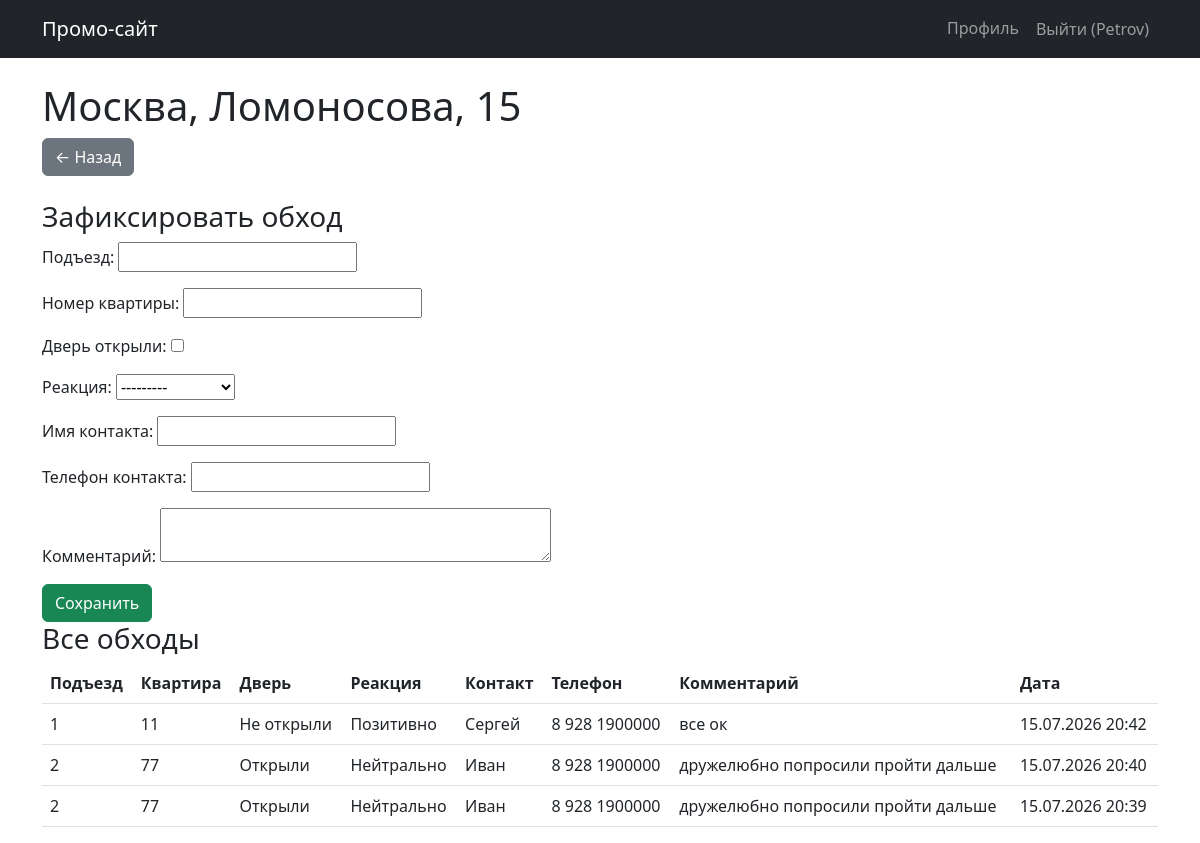
The app's page /campaign/6/house/6/ (signed in) with its own data.
### campaigns/models.py (models this page shows, shortened)
class House(models.Model):
    campaign = models.ForeignKey(
        Campaign, on_delete=models.CASCADE, related_name='houses',
        verbose_name='Кампания'
    )
    city = models.CharField(max_length=100, verbose_name='Город')
    street = models.CharField(max_length=200, verbose_name='Улица')
    house_number = models.CharField(max_length=20, verbose_name='Номер дома')
    entrances = models.PositiveIntegerField(verbose_name='Количество подъездов')
    apartments_per_entrance = models.PositiveIntegerField(verbose_name='Квартир в подъезде')
    class Meta:
        verbose_name = 'Дом'
        verbose_name_plural = 'Дома'

class ApartmentVisit(models.Model):
    house = models.ForeignKey(
        House, on_delete=models.CASCADE, related_name='visits',
        verbose_name='Дом'
    )
    entrance = models.PositiveIntegerField(verbose_name='Подъезд')
    apartment_number = models.PositiveIntegerField(verbose_name='Номер квартиры')
    opened_door = models.BooleanField(verbose_name='Дверь открыли')
    reaction = models.CharField(
        max_length=20,
        choices=[
            ('positive', 'Позитивно'),
            ('neutral', 'Нейтрально'),
            ('negative', 'Негативно')
        ],
        blank=True, null=True,
        verbose_name='Реакция'
    )
    contact_name = models.CharField(max_length=100, blank=True, null=True, verbose_name='Имя контакта')
    contact_phone = models.CharField(max_length=20, blank=True, null=True, verbose_name='Телефон контакта')
    comment = models.TextField(blank=True, null=True, verbose_name='Комментарий')
    visited_at = models.DateTimeField(auto_now_add=True, verbose_name='Дата и время обхода')
    visitor = models.ForeignKey(User, on_delete=models.CASCADE, verbose_name='Кто обошёл')
    class Meta:
        verbose_name = 'Поквартирный обход'
        verbose_name_plural = 'Поквартирные обходы'

### campaigns/views.py (the view)
# urls.py: path('campaign/<int:campaign_id>/house/<int:house_id>/', views.house_detail, name='house_detail'),
@login_required
def house_detail(request, campaign_id, house_id):
    campaign = get_object_or_404(Campaign, id=campaign_id)
    house = get_object_or_404(House, id=house_id, campaign=campaign)
    visits = house.visits.order_by('-visited_at')
    if request.method == 'POST':
        form = ApartmentVisitForm(request.POST)
        if form.is_valid():
            data = form.cleaned_data
            record_visit(
                house=house,
                visitor=request.user,
                entrance=data['entrance'],
                apartment_number=data['apartment_number'],
                opened_door=data['opened_door'],
                reaction=data.get('reaction'),
                contact_name=data.get('contact_name'),
                contact_phone=data.get('contact_phone'),
                comment=data.get('comment')
            )
            messages.success(request, 'Обход зафиксирован!')
            return redirect('house_detail', campaign_id=campaign.id, house_id=house.id)
    else:
        form = ApartmentVisitForm()
    return render(request, 'campaigns/house_detail.html', {
        'campaign': campaign,
        'house': house,
        'visits': visits,
        'visit_form': form,
    })

### campaigns/forms.py
class ApartmentVisitForm(forms.ModelForm):
    class Meta:
        model = ApartmentVisit
        fields = ['entrance', 'apartment_number', 'opened_door', 'reaction',
                  'contact_name', 'contact_phone', 'comment']
        labels = {
            'entrance': 'Подъезд',
            'apartment_number': 'Номер квартиры',
            'opened_door': 'Дверь открыли',
            'reaction': 'Реакция',
            'contact_name': 'Имя контакта',
            'contact_phone': 'Телефон контакта',
            'comment': 'Комментарий',
        }
        widgets = {'comment': forms.Textarea(attrs={'rows': 2})}

### campaigns/templates/campaigns/house_detail.html (shortened to what this page needs)
{% extends 'campaigns/base.html' %}
{% block content %}
<h1>{{ house.city }}, {{ house.street }}, {{ house.house_number }}</h1>
<a href="{% url 'campaign_detail' campaign.id %}" class="btn btn-secondary">← Назад</a>
<h3 class="mt-4">Зафиксировать обход</h3>
<form method="post">
    {{ visit_form.as_p }}
    <button class="btn btn-success">Сохранить</button>
</form>
<h3>Все обходы</h3>
<table class="table">
    <thead>
        <tr>
            <th>Подъезд</th><th>Квартира</th><th>Дверь</th><th>Реакция</th>
            <th>Контакт</th><th>Телефон</th><th>Комментарий</th><th>Дата</th>
        </tr>
    </thead>
    <tbody>
        {% for v in visits %}
        <tr>
            <td>{{ v.entrance }}</td>
            <td>{{ v.apartment_number }}</td>
            <td>{{ v.opened_door|yesno:"Открыли,Не открыли" }}</td>
            <td>{{ v.get_reaction_display|default:"—" }}</td>
            <td>{{ v.contact_name|default:"—" }}</td>
            <td>{{ v.contact_phone|default:"—" }}</td>
            <td>{{ v.comment|default:"—" }}</td>
            <td>{{ v.visited_at|date:"d.m.Y H:i" }}</td>
        </tr>
        {% empty %}
        <tr><td colspan="8">Обходов пока нет.</td></tr>
        {% endfor %}
    </tbody>
</table>
{% endblock %}

### campaigns/templates/campaigns/base.html (shortened to what this page needs)
<!DOCTYPE html>
<html lang="ru">
<head>
    <link href="https://cdn.jsdelivr.net/npm/bootstrap@5.2.3/dist/css/bootstrap.min.css" rel="stylesheet">
</head>
<body>
    <nav class="navbar navbar-expand-lg navbar-dark bg-dark">
        <div class="container">
            <a class="navbar-brand" href="/">Промо-сайт</a>
            <div class="collapse navbar-collapse">
                <ul class="navbar-nav ms-auto">
                    {% if user.is_authenticated %}
                        <li class="nav-item"><a class="nav-link" href="{% url 'profile' %}">Профиль</a></li>
                        <li class="nav-item">
                            <form method="post" action="{% url 'logout' %}" style="display:inline;">
                                <button class="btn btn-link nav-link">Выйти ({{ user.username }})</button>
                            </form>
                        </li>
                    {% else %}
                        <li class="nav-item"><a class="nav-link" href="{% url 'login' %}">Войти</a></li>
                        <li class="nav-item"><a class="nav-link" href="{% url 'register' %}">Регистрация</a></li>
                    {% endif %}
                </ul>
            </div>
        </div>
    </nav>
    <div class="container mt-4">
        {% block content %}{% endblock %}
    </div>
</body>
</html>

### records on screen
House: city "Москва", street "Ломоносова", house_number "15"
ApartmentVisit: entrance "1", apartment_number "11", opened_door "Не открыли", reaction "Позитивно", contact_name "Сергей", contact_phone "8 928 1900000", comment "все ок", visited_at "15.07.2026 20:42"
ApartmentVisit: entrance "2", apartment_number "77", opened_door "Открыли", reaction "Нейтрально", contact_name "Иван", contact_phone "8 928 1900000", comment "дружелюбно попросили пройти дальше", visited_at "15.07.2026 20:40"
ApartmentVisit: entrance "2", apartment_number "77", opened_door "Открыли", reaction "Нейтрально", contact_name "Иван", contact_phone "8 928 1900000", comment "дружелюбно попросили пройти дальше", visited_at "15.07.2026 20:39"

### other values on screen
{{ user.username }} "Petrov"
